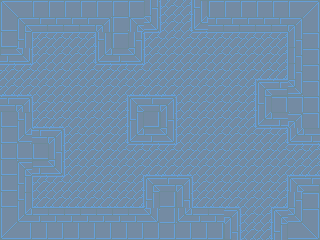

This is a level from a 2D game, rendered from its Tiled map with the project's own tilesets. A one-line summary and the complete map file follow:
An orthogonal 20x15 tile map with 16x16 px tiles, 1 tile layer (background), 3 tilesets and 21 objects.

<map version="1.0" orientation="orthogonal" renderorder="right-down" width="20" height="15" tilewidth="16" tileheight="16" nextobjectid="52">
 <tileset firstgid="1" name="tileset_1" tilewidth="16" tileheight="16" tilecount="206" columns="7">
  <image source="tileset_3.png" width="112" height="112" />
 </tileset>
 <tileset firstgid="301" name="player" tilewidth="32" tileheight="32" tilecount="1" columns="1">
  <image source="../../img/player_stand.png" width="32" height="36" />
 </tileset>
 <tileset firstgid="302" name="scarab" tilewidth="64" tileheight="32" tilecount="1" columns="1">
  <image source="../../img/scarab.png" width="64" height="32" />
 </tileset>
 <layer name="background" width="20" height="15">
  <data encoding="csv">
1,2,3,4,3,3,3,4,4,27,24,26,23,3,3,3,4,5,6,7,
8,9,10,11,10,10,13,4,9,41,24,26,37,10,10,10,11,12,13,14,
15,16,17,18,18,19,23,4,27,17,25,25,18,18,18,18,18,19,20,21,
39,41,24,25,25,26,37,39,41,24,25,25,25,25,25,25,25,26,20,21,
18,18,25,25,25,25,18,18,18,25,25,25,25,25,25,25,32,33,20,21,
32,32,25,25,25,25,25,25,32,32,32,25,25,25,25,26,9,11,41,21,
11,13,24,25,25,25,25,26,9,11,13,24,25,25,25,26,23,28,28,28,
15,16,31,32,25,25,25,26,23,46,27,24,25,25,25,26,37,39,13,21,
15,37,11,13,24,25,25,26,37,39,41,24,25,25,25,25,18,19,37,39,
15,22,22,27,24,25,25,25,18,18,18,25,25,25,25,25,25,25,18,18,
15,9,39,41,24,25,25,25,25,32,32,32,25,25,25,25,25,25,32,32,
22,23,17,18,25,25,25,25,26,9,11,13,24,25,25,25,25,26,9,11,
29,30,31,32,32,32,32,32,33,23,46,27,31,32,32,25,25,33,34,35,
36,37,38,38,38,38,38,38,38,41,46,37,38,38,13,24,26,9,41,42,
43,44,45,45,45,45,45,45,45,45,46,45,45,45,27,24,26,23,48,49
</data>
 </layer>
 <objectgroup name="player">
  <object id="8" gid="301" x="208.333" y="176.167" width="32" height="31.6667" />
 </objectgroup>
 <objectgroup name="enemies">
  <object id="10" gid="302" x="192" y="80" width="64" height="32" />
  <object id="11" gid="302" x="64" y="208" width="64" height="32" />
  <object id="13" gid="302" x="32" y="112" width="64" height="32" />
 </objectgroup>
 <objectgroup name="solids">
  <object id="28" x="96" y="32" width="48" height="32" />
  <object id="31" x="256" y="80" width="32" height="48" />
  <object id="32" x="144" y="176" width="48" height="32" />
  <object id="33" x="32" y="128" width="32" height="48" />
  <object id="35" x="128" y="96" width="48" height="48" />
  <object id="37" x="192" y="0" width="128" height="32" />
  <object id="40" x="288" y="32" width="32" height="112" />
  <object id="41" x="288" y="176" width="32" height="64" />
  <object id="42" x="272" y="208" width="16" height="32" />
  <object id="43" x="0" y="208" width="240" height="32" />
  <object id="44" x="0" y="96" width="32" height="112" />
  <object id="45" x="0" y="0" width="32" height="64" />
  <object id="46" x="32" y="0" width="128" height="32" />
  <object id="48" x="160" y="0" width="32" />
  <object id="49" x="320" y="144" height="32" />
  <object id="50" x="240" y="240" width="32" />
  <object id="51" x="0" y="64" height="32" />
 </objectgroup>
</map>
